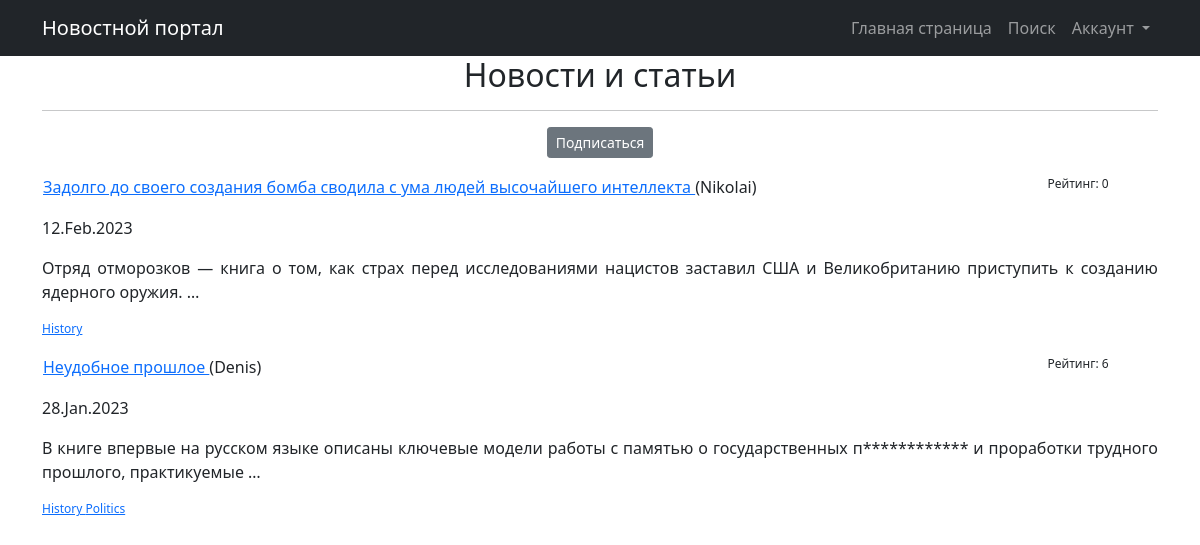
Before: /posts/categories/4 with the older database file.
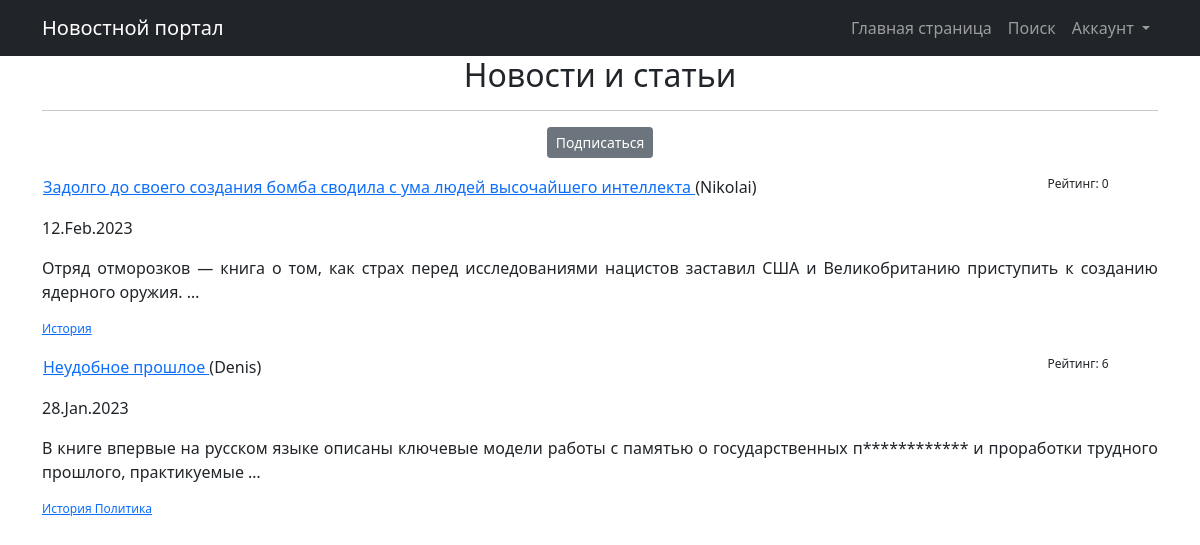
After: the same page with the newer database file.
### NewsApp/models.py (models this page shows, shortened)
class Category(models.Model):
    name = models.CharField(max_length=64, unique=True)
    subscribers = models.ManyToManyField(User, related_name='categories')
    class Meta:
        verbose_name = 'Категория'
        verbose_name_plural = 'Категории'

### NewsApp/views.py (the view)
# urls.py: path('categories/<int:pk>', CategoryListView.as_view(), name='category_list'),
class CategoryListView(ListView):
    model = Post
    template_name = 'category_list.html'
    context_object_name = 'category_posts_list'
    def get_queryset(self):
        self.category = get_object_or_404(Category, id=self.kwargs['pk'])
        queryset = Post.objects.filter(postCategory=self.category).order_by('-dateCreation')
        return queryset
    def get_context_data(self, **kwargs):
       context = super().get_context_data(**kwargs)
       context['is_not_subscriber'] = self.request.user not in self.category.subscribers.all()
       context['category'] = self.category
       return context

### NewsApp/models.py (called while the page is built)
    def __str__(self):
        return f'{self.authorUser.username}'

### NewsApp/templatetags/custom_filters.py (called while the page is built)
@register.filter()
def censor(value):
    banned_words = ['преступлениях', 'России', 'стратегии']
    if not isinstance (value, str):
        raise TypeError(f"Недопустимое значение '{type(value)}' Нужно ввести строковое значение")
    words = value.replace(',', '').split()
    for word in words:
        if word in banned_words:
            value = value.replace(word, f"{word[0]}{'*' * (len(word) - 1)}")
    return value

### templates/category_list.html (shortened to what this page needs)
{% extends 'flatpages/default.html' %}
{% load custom_filters %}
{% load static %}
{% block content %}
   <h2>Новости и статьи</h2>
   <hr>
    {% if is_not_subscriber %}
    <p class = 'text-center'><a href="{% url 'subscribe' category.id %}" class="btn btn-secondary btn-sm">Подписаться</a> </p>
    {% endif %}
   {% for post in category_posts_list %}
<table class = "text">
        <tr>
        <td> <p style="text-align: left;"> <a href = "{% url 'post_detail' pk=post.id %}"> {{ post.title|censor }} </a> ({{ post.author }}) </p> </td>
        <td class="rightcol"><p style="text-align: justify; font-size: 12px"> Рейтинг: {{ post.rating }} </p> </td>
        </tr>
    </table>
        <p style="text-align: justify;"> {{ post.dateCreation|date:'d.M.Y' }} </p>
        <p style="text-align: justify;"> {{ post.text|truncatewords:20|censor }} </p>
        <p style="text-align: justify; font-size: 12px">
        {% for cat in post.postCategory.all %}
            <a href="{% url 'category_list' cat.id %}"> {{ cat.name }} </a>
        {% endfor %}
   {% endfor %}
{% endblock content %}

Changed rows visible on the page:
changed Category: name "History" → "История"
changed Category: name "Politics" → "Политика"
